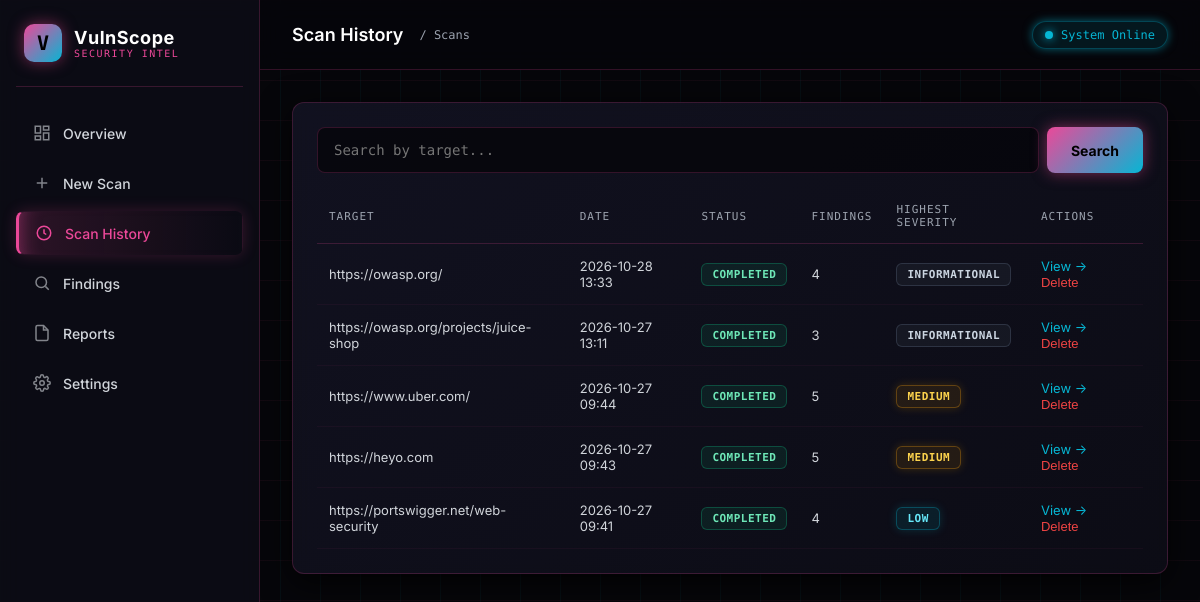
The app's page /history with its own data.
### models.py (models this page shows)
class Scan(db.Model):
    __tablename__ = 'scans'
    id = db.Column(db.Integer, primary_key=True)
    scan_id = db.Column(db.String(32), unique=True, nullable=False, index=True)
    name = db.Column(db.String(200))
    target_url = db.Column(db.String(500), nullable=False)
    final_url = db.Column(db.String(500))
    profile = db.Column(db.String(50), default='standard')
    status = db.Column(db.String(30), default='pending')
    http_status = db.Column(db.Integer)
    response_time_ms = db.Column(db.Integer)
    started_at = db.Column(db.DateTime, default=datetime.utcnow)
    completed_at = db.Column(db.DateTime)
    error_message = db.Column(db.Text)
    risk_score = db.Column(db.Integer, default=100) # <-- NAYA COLUMN
    findings = db.relationship('Finding', backref='scan', lazy=True, cascade='all, delete-orphan')
    @property
    def highest_severity(self):
        order = {'critical': 5, 'high': 4, 'medium': 3, 'low': 2, 'informational': 1}
        severities = [f.severity for f in self.findings if f.severity]
        if not severities:
            return None
        return max(severities, key=lambda s: order.get(s, 0))
    @property
    def finding_count(self):
        return len(self.findings)

class Finding(db.Model):
    __tablename__ = 'findings'
    id = db.Column(db.Integer, primary_key=True)
    finding_id = db.Column(db.String(40), unique=True, nullable=False)
    scan_id = db.Column(db.Integer, db.ForeignKey('scans.id'), nullable=False)
    check_name = db.Column(db.String(80))
    title = db.Column(db.String(300))
    severity = db.Column(db.String(20))
    confidence = db.Column(db.String(20))
    affected_url = db.Column(db.String(500))
    evidence = db.Column(db.Text)
    explanation = db.Column(db.Text)
    remediation = db.Column(db.Text)
    detection_time = db.Column(db.DateTime, default=datetime.utcnow)
    SEVERITY_ORDER = {'critical': 5, 'high': 4, 'medium': 3, 'low': 2, 'informational': 1}

### blueprints/scans.py (the view)
@bp.route('/history')
def history():
    q = (request.args.get('q') or '').strip()
    query = Scan.query
    if q:
        query = query.filter(Scan.target_url.ilike(f'%{q}%'))
    scans = query.order_by(Scan.started_at.desc()).all()
    return render_template('history.html', scans=scans, q=q)

### templates/history.html (shortened to what this page needs)
{% extends 'base.html' %}
{% block page_title %}Scan History{% endblock %}
{% block breadcrumb %}/ Scans{% endblock %}
{% block content %}
<div class="card">
  <form method="get" style="display:flex; gap:8px; margin-bottom:16px">
    <input type="text" name="q" value="{{ q }}" placeholder="Search by target...">
    <button class="btn" type="submit">Search</button>
  </form>
  {% if scans %}
  <table>
    <thead>
      <tr>
        <th>Target</th>
        <th>Date</th>
        <th>Status</th>
        <th>Findings</th>
        <th>Highest Severity</th>
        <th>Actions</th>
      </tr>
    </thead>
    <tbody>
      {% for s in scans %}
      <tr>
        <td>{{ s.target_url[:50] }}</td>
        <td>{{ s.started_at.strftime('%Y-%m-%d %H:%M') if s.started_at }}</td>
        <td><span class="badge {{ s.status }}">{{ s.status }}</span></td>
        <td>{{ s.finding_count }}</td>
        <td>
          {% if s.highest_severity %}
            <span class="badge {{ s.highest_severity }}">{{ s.highest_severity }}</span>
          {% else %}—{% endif %}
        </td>
        <td>
          <a href="{{ url_for('scans.results', scan_id=s.scan_id) }}" style="margin-right: 12px;">View →</a>
          <form method="POST" action="{{ url_for('scans.delete_scan', scan_id=s.scan_id) }}" style="display:inline;" onsubmit="return confirm('Are you sure you want to delete this scan?');">
            <button type="submit" style="background:none; border:none; color:var(--danger); cursor:pointer; font-size:13px; padding:0;">Delete</button>
          </form>
        </td>
      </tr>
      {% endfor %}
    </tbody>
  </table>
  {% else %}
  <div class="empty"><h3>No scans found</h3><p>Start a new assessment to populate history.</p></div>
  {% endif %}
</div>
{% endblock %}

### static/css/style.css (style rules this page uses)
:root { --bg-900: #06060a; --bg-800: #0d0d16; --bg-700: #131322; --border: rgba(236, 72, 153, 0.2); --text-100: #ffffff; --text-300: #d1d5db; --text-500: #9ca3af; --accent: #06b6d4; --accent-glow: rgba(6, 182, 212, 0.5); --accent-2: #ec4899; --pink-glow: rgba(236, 72, 153, 0.5); --success: #10b981; --warning: #f59e0b; --danger: #ef4444; --radius: 12px; --shadow: 0 8px 32px rgba(0, 0, 0, 0.8); }
* { box-sizing: border-box; margin: 0; padding: 0; }
body { font-family: 'Inter', system-ui, -apple-system, sans-serif; background-color: var(--bg-900); background-image: linear-gradient(rgba(236, 72, 153, 0.05) 1px, transparent 1px), linear-gradient(90deg, rgba(6, 182, 212, 0.05) 1px, transparent 1px); background-size: 40px 40px; color: var(--text-100); min-height: 100vh; }
a { color: var(--accent); text-decoration: none; transition: 0.2s; }
.card { background: linear-gradient(145deg, rgba(19, 19, 34, 0.9), rgba(13, 13, 22, 0.9)); border: 1px solid var(--border); border-radius: var(--radius); padding: 24px; box-shadow: var(--shadow); backdrop-filter: blur(10px); transition: transform 0.2s, border-color 0.2s, box-shadow 0.2s; }
.btn { display: inline-flex; align-items: center; justify-content: center; gap: 8px; padding: 14px 24px; background: linear-gradient(135deg, var(--accent-2), var(--accent)); color: #000; font-weight: 700; font-family: 'Inter', sans-serif; border-radius: 8px; border: none; cursor: pointer; font-size: 14px; transition: all 0.2s ease; box-shadow: 0 0 15px var(--pink-glow); }
input[type=text], input[type=url], select { width: 100%; padding: 14px 16px; background: rgba(6, 6, 10, 0.8); border: 1px solid var(--border); color: var(--accent); font-family: 'Fira Code', monospace; border-radius: 8px; font-size: 14px; transition: all 0.2s; }
table { width: 100%; border-collapse: collapse; font-size: 13px; }
th { text-align: left; padding: 14px 12px; color: var(--text-500); font-weight: 500; font-size: 11px; font-family: 'Fira Code', monospace; text-transform: uppercase; letter-spacing: 1px; border-bottom: 1px solid var(--border); }
td { padding: 14px 12px; border-bottom: 1px solid rgba(236, 72, 153, 0.05); color: var(--text-300); }
.badge { display: inline-block; padding: 4px 10px; border-radius: 6px; font-size: 11px; font-family: 'Fira Code', monospace; font-weight: 600; text-transform: uppercase; letter-spacing: 0.5px; }
.badge.medium { background: rgba(245,158,11,.1); color: #fcd34d; border: 1px solid rgba(245,158,11,.3); box-shadow: 0 0 10px rgba(245,158,11,.2); }
.badge.low { background: rgba(6,182,212,.1); color: #67e8f9; border: 1px solid rgba(6,182,212,.3); box-shadow: 0 0 10px rgba(6,182,212,.2); }
.badge.informational { background: rgba(100,116,139,.1); color: #cbd5e1; border: 1px solid rgba(100,116,139,.3); }
.badge.completed { background: rgba(16,185,129,.1); color: #6ee7b7; border: 1px solid rgba(16,185,129,.3); }

### records on screen
Scan: target_url "https://owasp.org/", started_at "2026-10-28 13:33", status "COMPLETED", finding_count "4", highest_severity "INFORMATIONAL"
Scan: target_url "https://owasp.org/projects/juice-shop", started_at "2026-10-27 13:11", status "COMPLETED", finding_count "3", highest_severity "INFORMATIONAL"
Scan: target_url "https://www.uber.com/", started_at "2026-10-27 09:44", status "COMPLETED", finding_count "5", highest_severity "MEDIUM"
Scan: target_url "https://heyo.com", started_at "2026-10-27 09:43", status "COMPLETED", finding_count "5", highest_severity "MEDIUM"
Scan: target_url "https://portswigger.net/web-security", started_at "2026-10-27 09:41", status "COMPLETED", finding_count "4", highest_severity "LOW"
